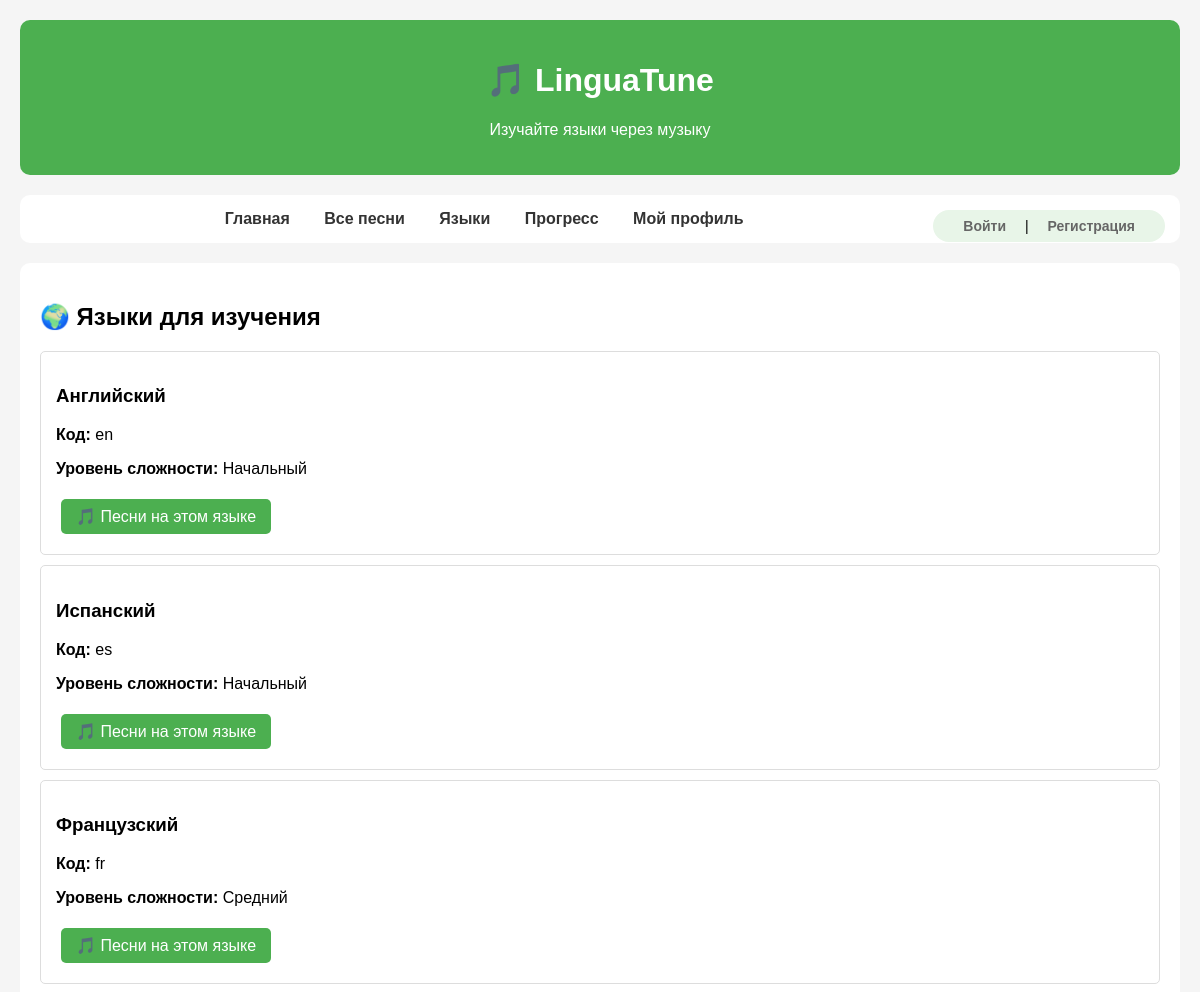
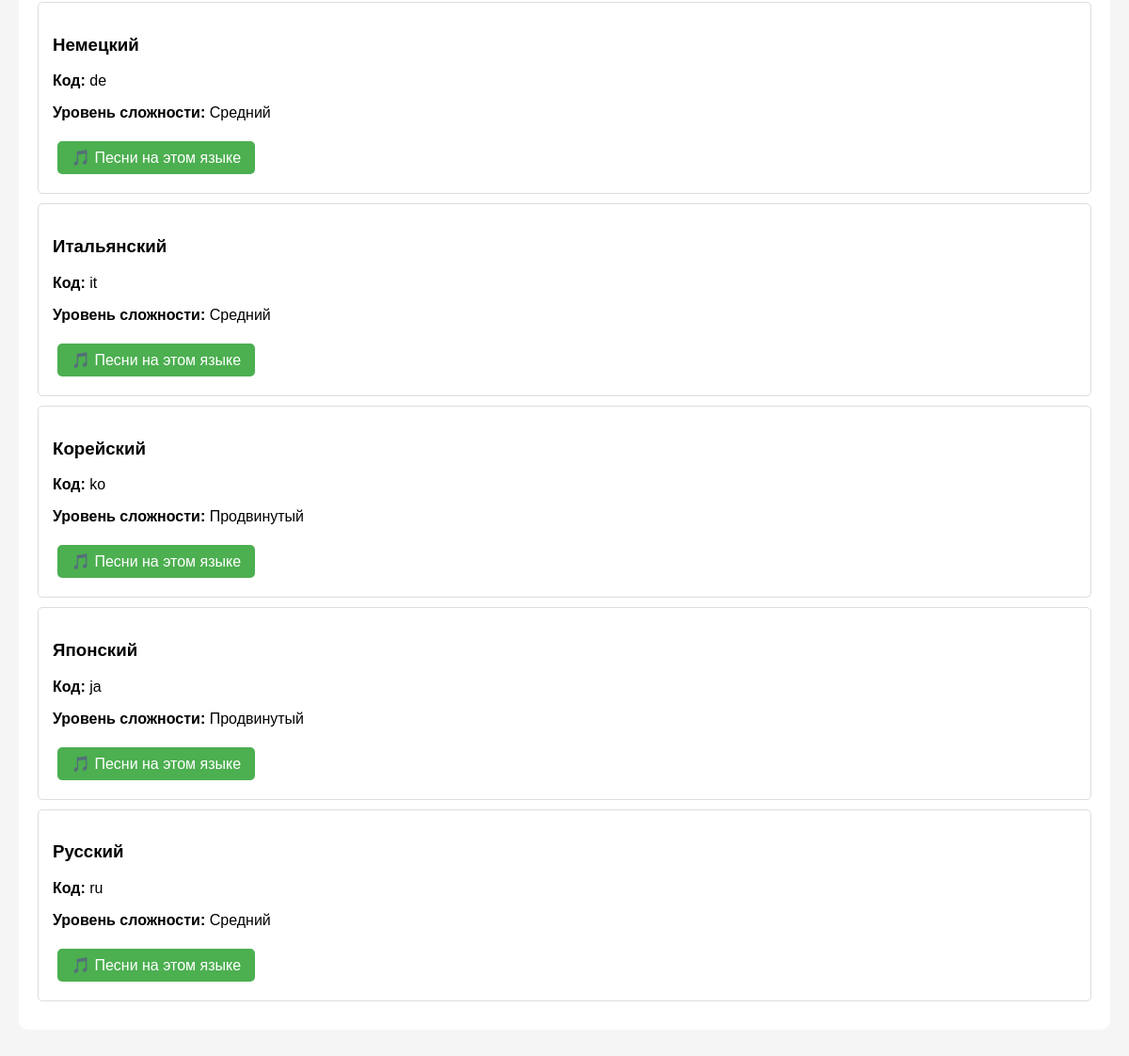
Screenshot of /languages with the database file from the repository (2 pictures, top to bottom).
### models/languages.py (models this page shows)
class LanguageBase(SQLModel):
    name: str
    code: str
    difficulty: str

class Language(LanguageBase, table=True):
    id: Optional[int] = Field(default=None, primary_key=True)
    name: str = Field(unique=True, index=True)
    code: str = Field(unique=True, index=True)
    difficulty: str = Field(default="beginner")
    description: Optional[str] = None

### routes/languages.py (the view)
@language_router.get("/")
async def get_all_languages(session: Session = Depends(get_session)):
    languages = session.exec(select(Language)).all()
    return languages

### templates/languages.html (shortened to what this page needs)
{% extends "base.html" %}
{% block content %}
<h2>🌍 Языки для изучения</h2>
{% for language in languages %}
<div class="song-card">
    <h3>{{ language.name }}</h3>
    <p><strong>Код:</strong> {{ language.code }}</p>
    <p><strong>Уровень сложности:</strong>
        {% if language.difficulty == 'beginner' %}Начальный
        {% elif language.difficulty == 'intermediate' %}Средний
        {% elif language.difficulty == 'advanced' %}Продвинутый
        {% else %}{{ language.difficulty }}{% endif %}
    </p>
    <a href="/songs/{{ language.code }}" class="btn">🎵 Песни на этом языке</a>
</div>
{% endfor %}
{% endblock %}

### templates/base.html (style rules this page uses)
body { font-family: Arial, sans-serif; max-width: 1200px; margin: 0 auto; padding: 20px; background: #f5f5f5; }
.song-card { border: 1px solid #ddd; padding: 15px; margin: 10px 0; border-radius: 5px; }
.btn { background: #4CAF50; color: white; padding: 8px 15px; border: none; border-radius: 5px; cursor: pointer; margin: 5px; text-decoration: none; display: inline-block; }

### rows the page displays
Language: name "Английский", code "en", difficulty "Начальный"
Language: name "Испанский", code "es", difficulty "Начальный"
Language: name "Французский", code "fr", difficulty "Средний"
Language: name "Немецкий", code "de", difficulty "Средний"
Language: name "Итальянский", code "it", difficulty "Средний"
Language: name "Корейский", code "ko", difficulty "Продвинутый"
Language: name "Японский", code "ja", difficulty "Продвинутый"
Language: name "Русский", code "ru", difficulty "Средний"
